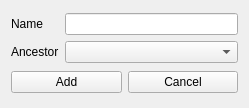
<?xml version="1.0" encoding="UTF-8"?>
<ui version="4.0">
 <class>NewWidgetWidget</class>
 <widget class="QWidget" name="NewWidgetWidget">
  <property name="geometry">
   <rect>
    <x>0</x>
    <y>0</y>
    <width>249</width>
    <height>108</height>
   </rect>
  </property>
  <property name="windowTitle">
   <string>New Widget</string>
  </property>
  <layout class="QGridLayout" name="gridLayout_2">
   <item row="0" column="0" colspan="2">
    <layout class="QGridLayout" name="gridLayout">
     <item row="0" column="0">
      <widget class="QLabel" name="label">
       <property name="text">
        <string>Name</string>
       </property>
      </widget>
     </item>
     <item row="0" column="1">
      <widget class="QLineEdit" name="nameEdit"/>
     </item>
     <item row="1" column="0">
      <widget class="QLabel" name="label_2">
       <property name="text">
        <string>Ancestor</string>
       </property>
      </widget>
     </item>
     <item row="1" column="1">
      <widget class="QComboBox" name="ancestorCB"/>
     </item>
    </layout>
   </item>
   <item row="1" column="0">
    <widget class="QPushButton" name="addButton">
     <property name="text">
      <string>Add</string>
     </property>
    </widget>
   </item>
   <item row="1" column="1">
    <widget class="QPushButton" name="cancelButton">
     <property name="text">
      <string>Cancel</string>
     </property>
    </widget>
   </item>
  </layout>
 </widget>
 <resources/>
 <connections/>
</ui>
